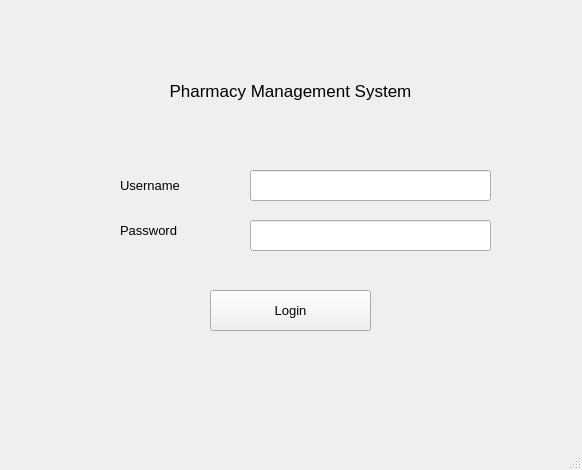
<?xml version="1.0" encoding="UTF-8"?>
<ui version="4.0">
 <class>MainWindow</class>
 <widget class="QMainWindow" name="MainWindow">
  <property name="geometry">
   <rect>
    <x>0</x>
    <y>0</y>
    <width>582</width>
    <height>470</height>
   </rect>
  </property>
  <property name="windowTitle">
   <string>MainWindow</string>
  </property>
  <widget class="QWidget" name="centralwidget">
   <widget class="QLabel" name="label">
    <property name="geometry">
     <rect>
      <x>120</x>
      <y>160</y>
      <width>101</width>
      <height>51</height>
     </rect>
    </property>
    <property name="font">
     <font>
      <pointsize>10</pointsize>
     </font>
    </property>
    <property name="text">
     <string>Username</string>
    </property>
   </widget>
   <widget class="QLabel" name="label_2">
    <property name="geometry">
     <rect>
      <x>120</x>
      <y>200</y>
      <width>91</width>
      <height>61</height>
     </rect>
    </property>
    <property name="font">
     <font>
      <pointsize>10</pointsize>
     </font>
    </property>
    <property name="text">
     <string>Password</string>
    </property>
   </widget>
   <widget class="QPushButton" name="login">
    <property name="geometry">
     <rect>
      <x>210</x>
      <y>290</y>
      <width>161</width>
      <height>41</height>
     </rect>
    </property>
    <property name="font">
     <font>
      <pointsize>10</pointsize>
     </font>
    </property>
    <property name="text">
     <string>Login</string>
    </property>
   </widget>
   <widget class="QLabel" name="label_6">
    <property name="geometry">
     <rect>
      <x>-10</x>
      <y>70</y>
      <width>601</width>
      <height>41</height>
     </rect>
    </property>
    <property name="font">
     <font>
      <pointsize>13</pointsize>
     </font>
    </property>
    <property name="text">
     <string>Pharmacy Management System</string>
    </property>
    <property name="alignment">
     <set>Qt::AlignCenter</set>
    </property>
   </widget>
   <widget class="QLabel" name="msg">
    <property name="geometry">
     <rect>
      <x>90</x>
      <y>360</y>
      <width>391</width>
      <height>41</height>
     </rect>
    </property>
    <property name="font">
     <font>
      <pointsize>10</pointsize>
     </font>
    </property>
    <property name="text">
     <string/>
    </property>
    <property name="alignment">
     <set>Qt::AlignCenter</set>
    </property>
   </widget>
   <widget class="QLineEdit" name="username">
    <property name="geometry">
     <rect>
      <x>250</x>
      <y>170</y>
      <width>241</width>
      <height>31</height>
     </rect>
    </property>
    <property name="font">
     <font>
      <pointsize>10</pointsize>
     </font>
    </property>
   </widget>
   <widget class="QLineEdit" name="password">
    <property name="geometry">
     <rect>
      <x>250</x>
      <y>220</y>
      <width>241</width>
      <height>31</height>
     </rect>
    </property>
    <property name="font">
     <font>
      <pointsize>10</pointsize>
     </font>
    </property>
   </widget>
  </widget>
  <widget class="QMenuBar" name="menubar">
   <property name="geometry">
    <rect>
     <x>0</x>
     <y>0</y>
     <width>582</width>
     <height>25</height>
    </rect>
   </property>
  </widget>
  <widget class="QStatusBar" name="statusbar"/>
 </widget>
 <tabstops>
  <tabstop>username</tabstop>
  <tabstop>password</tabstop>
  <tabstop>login</tabstop>
 </tabstops>
 <resources/>
 <connections/>
</ui>
